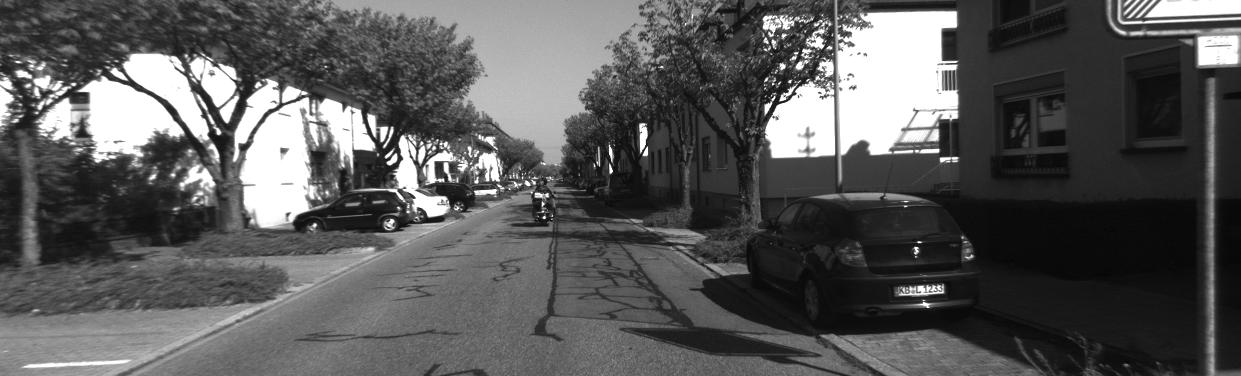
#> input picture Week9 - Visual Odometry/Project/left/0000000000.png, 1241 x 376 px; its folder holds 4 pictures in this run
$ jupyter execute --allow-errors part1.ipynb   (older library calls are emulated)
#> lines starting #> are read from the running program, lines starting #| are printed output that depends on the picture; pictures that were not available may be replaced by others from this repository, and a replacement may not be noted
#> `(h,w,_) = cv2.imread(imagesL[0]).shape`: h = 376; w = 1241
#> `R_left, R_right, P_left, P_right, _, roi_left, roi_right = cv2.stereoR..`: R_left = [[1, -0.00316, -0.0116], [0.00315, 1, -0.00108], [0.0116, 0.00104, 1]]; R_right = [[1, 0.00214, 0.000432], [-0.00214, 1, 0.00106], [-0.00043, -0.00106, 1]]; P_left = [[702.3, 0, 560.2, 0], [0, 702.3, 409.1, 0], [0, 0, 1, 0]]; P_right = [[702.3, 0, 560.2, -84271], [0, 702.3, 409.1, 0], [0, 0, 1, 0]]; roi_left = (0, 0, 1241, 376)
#> `leftMapX, leftMapY = cv2.initUndistortRectifyMap(K_left, dist_left, R_..`:
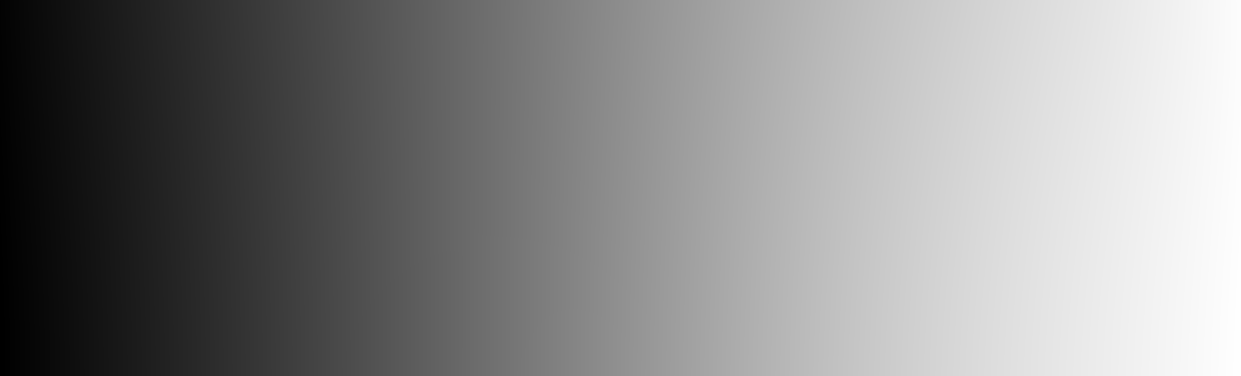
#> leftMapX: shape (376, 1241) float32; min 113.5, max 1125, mean 657.6; drawn with min black and max white
#> `leftMapX, leftMapY = cv2.initUndistortRectifyMap(K_left, dist_left, R_..`:
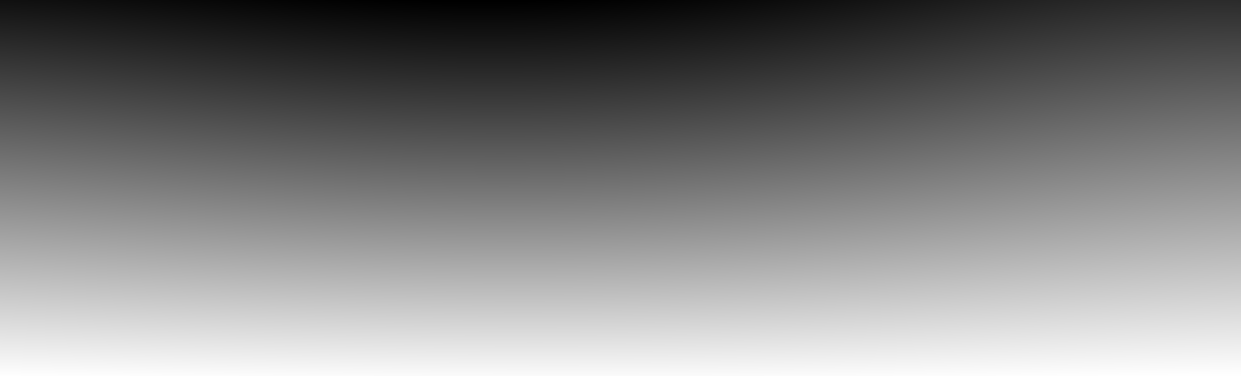
#> leftMapY: shape (376, 1241) float32; min -1.25, max 343.4, mean 173.7; drawn with min black and max white
# Calibration of stereo camera
- Basically recycling Week 4 code
- link to get images: https://campuscvut-my.sharepoint.com/:f:/g/personal/maleklu6_cvut_cz/EnyU2LTN6QFOlGlts1-sSusB6t9Q6hAcSeDAQd2se_cJlQ?e=gff67m

## Parameters
* change parameters here to adjust the path and part of codes that are executed

[cell 1]
import cv2
import numpy as np
import glob
from matplotlib import pyplot as plt
import time

[cell 2]
rerun_calibration = False           # Already calibrated, could remain False
rerun_undistortion = False          # Undistorts images defined in path
rerun_rectification = True          # Rectify images in path
rerun_rect_uncalib = False        # Rectify images in path
rerun_depth = False                  # Create disparity map from rectified images
path_calib = 'images/calibration/original/'
path_dist_in = 'images/sample_without_occlusion/original/'
path_dist_out = 'images/sample_without_occlusion/undistorted/'
path_rect_in = 'images/sample_without_occlusion/original/' #undistorted images should be used for uncalibrated rectification
path_rect_out = 'images/sample_without_occlusion/rectified/'
path_rect_uncalib_out = 'images/sample_without_occlusion/rectified_uncalibrated/'
path_depth_in = 'images/sample_without_occlusion/rectified/'
path_depth_out = 'images/sample_without_occlusion/depth/'

## CALIBRATION
* Values from previous runs. Used if rerun_calib is set to false (needed in the next part)
* No need to run the calibratino again

[cell 3]
K_left = np.array([[705.12855386,   0,         621.0422932 ],
 [  0 ,        705.05638672, 370.57066306],
 [  0  ,         0      ,     1  ,      ]])
K_right = np.array([[702.64805575  , 0     ,    649.52345869],
 [  0       ,  702.90821064, 373.12894423],
 [  0      ,     0       ,    1        ]])
dist_left = np.array([[-3.29479779e-01 , 1.41779399e-01 ,-1.15869227e-04 , 2.53564192e-04
  -3.10092442e-02]])
dist_right = np.array([[-3.25580130e-01 , 1.39151531e-01 ,-2.55232895e-04 , 4.20204047e-04
  -3.19659396e-02]])
R = np.array([[ 0.99991381, -0.00530365, -0.01201018],
 [ 0.00527804 , 0.99998373, -0.00216356],
 [ 0.01202145 , 0.00209999 , 0.99992553]])
T = np.array([[-1.19993826e+02],
 [-2.56957545e-01],
 [-5.18613288e-02]])
F = np.array([[-6.02253356e-09 ,1.09798538e-07 ,-4.24691775e-04],
 [ 2.97380893e-06 , 5.39499206e-07 , 1.78876466e-01],
 [-1.67147433e-03 ,-1.80656239e-01 , 1.00000000e+00]])

### Function

[cell 4]
# [57 lines left out: function calibration, not called in this run]

### Program

[cell 5]
if rerun_calibration:
    K_left, K_right, dist_left, dist_right, R, T, F = calibration(debug=True)

## UNDISTORTION

### Function

[cell 6]
# [31 lines left out: function undistort, not called in this run]

### Program

[cell 7]
if rerun_undistortion:
    undistort('left',K_left,dist_left)
    undistort('right',K_right,dist_right)

## RECTIFICATION

### Functions

[cell 8]
# [63 lines left out: functions draw_lines, draw_epipolar_lines, not called in this run]

def rectify(img_left, img_right, K_left, dist_left, K_right, dist_right, R, T, leftMapX, leftMapY,rightMapX, rightMapY, debug=False):
    '''Rectify the image'''
#> called with K_left = array of shape (3, 3), dist_left = array of shape (1, 4), K_right = array of shape (3, 3), dist_right = array of shape (1, 4), R = array of shape (3, 3), T = array of shape (3, 1), debug = False

    left_rectified = np.zeros(img_left.shape[:2], np.uint8)
#> left_rectified: shape (376, 1241); every value is 0
    right_rectified = np.zeros(img_right.shape[:2], np.uint8)
    left_rectified = cv2.remap(img_left, leftMapX, leftMapY, cv2.INTER_LINEAR, left_rectified, cv2.BORDER_CONSTANT)
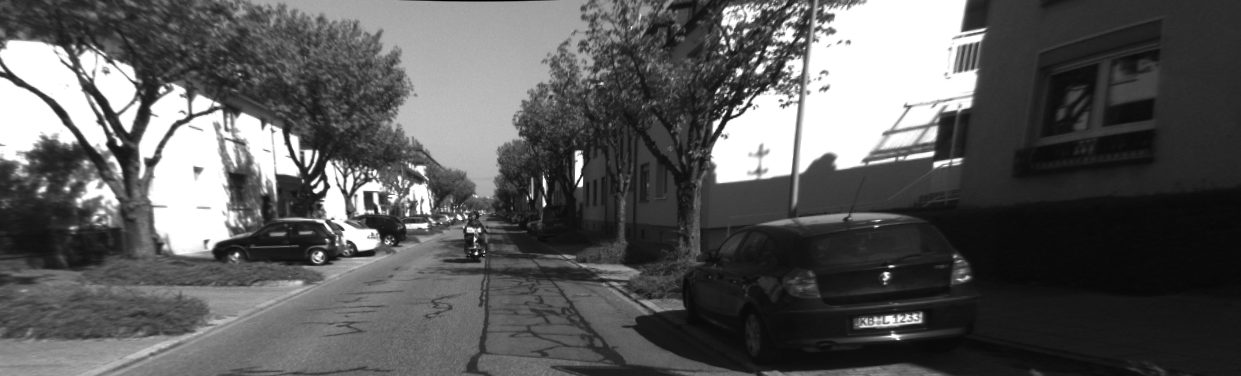
#> left_rectified: shape (376, 1241, 3); min 0, max 255, mean 89.9
#> img_left is the input picture: shape (376, 1241, 3); min 6, max 255, mean 89
    right_rectified = cv2.remap(img_right, rightMapX, rightMapY, cv2.INTER_LINEAR, right_rectified, cv2.BORDER_CONSTANT)
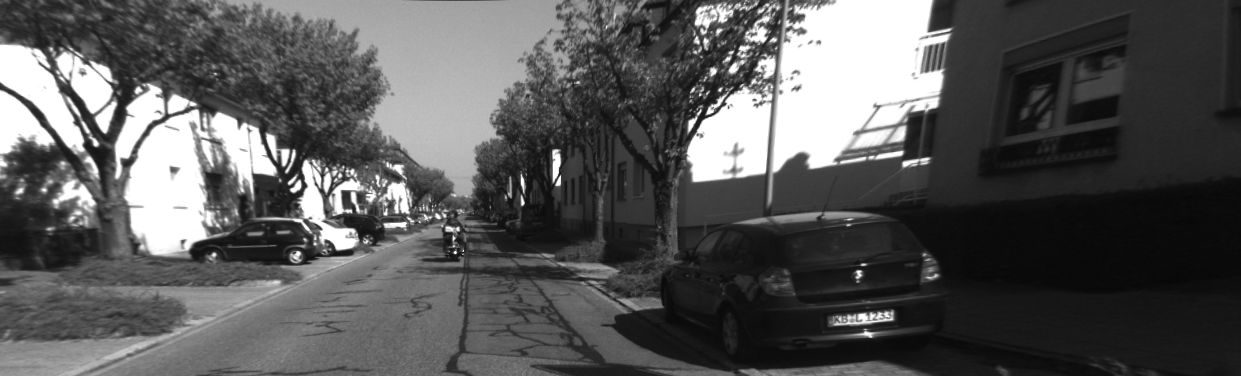
#> right_rectified: shape (376, 1241, 3); min 7, max 255, mean 87.4

    if debug:
        draw_epipolar_lines(left_rectified,right_rectified)

    return left_rectified, right_rectified

# [32 lines left out: function rectify_uncalibrated, not called in this run]

### Rectification

#> (a cell that did not finish here is left out)
